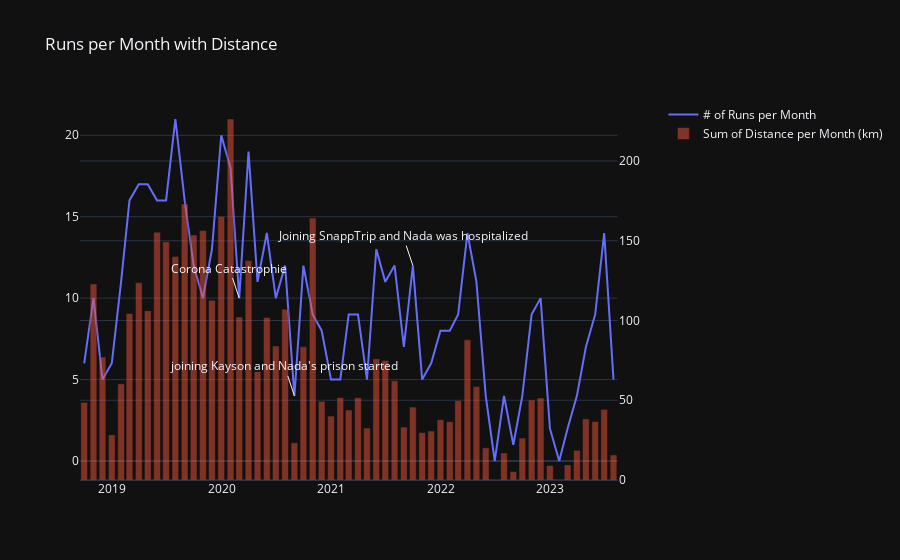

Notebook source saved alongside this figure:
### Code cell
df_runs_counts_monthly = df_runs["Activity ID"].resample(rule="M").count()
df_runs_distance_monthly = df_runs["Distance"].resample(rule="M").sum()


from plotly.subplots import make_subplots

fig = go.Figure()
fig = make_subplots(specs=[[{"secondary_y": True}]])
fig.add_trace(
    go.Scatter(
        x=df_runs_counts_monthly.index,
        y=df_runs_counts_monthly.values,
        name="# of Runs per Month",
    ),
    secondary_y=False,
)
fig.add_trace(
    go.Bar(
        x=df_runs_distance_monthly.index,
        y=df_runs_distance_monthly.values,
        name="Sum of Distance per Month (km)",
        opacity=0.5,
    ),
    secondary_y=True,
)

fig.add_annotation(
    x="2020-02-29",
    y=10,
    text="Corona Catastrophie",
    showarrow=True,
)

fig.add_annotation(
    x="2020-08-31",
    y=4,
    text="joining Kayson and Nada's prison started",
    showarrow=True,
)

fig.add_annotation(
    x="2021-09-30",
    y=12,
    text="Joining SnappTrip and Nada was hospitalized",
    showarrow=True,
)

fig.update_layout(
    title="Runs per Month with Distance", template="plotly_dark", legend=dict()
)

fig.show()

### Figure 1 — Plotly figure (JSON) as saved in the notebook; plotly's stock layout.template omitted (floating-point values rounded to 4 significant figures)
{"data": [{"name": "# of Runs per Month", "type": "scatter", "x": ["2018-09-30T00:00:00", "2018-10-31T00:00:00", "2018-11-30T00:00:00", "2018-12-31T00:00:00", "2019-01-31T00:00:00", "2019-02-28T00:00:00", "2019-03-31T00:00:00", "2019-04-30T00:00:00", "2019-05-31T00:00:00", "2019-06-30T00:00:00", "2019-07-31T00:00:00", "2019-08-31T00:00:00", "2019-09-30T00:00:00", "2019-10-31T00:00:00", "2019-11-30T00:00:00", "2019-12-31T00:00:00", "2020-01-31T00:00:00", "2020-02-29T00:00:00", "2020-03-31T00:00:00", "2020-04-30T00:00:00", "2020-05-31T00:00:00", "2020-06-30T00:00:00", "2020-07-31T00:00:00", "2020-08-31T00:00:00", "2020-09-30T00:00:00", "2020-10-31T00:00:00", "2020-11-30T00:00:00", "2020-12-31T00:00:00", "2021-01-31T00:00:00", "2021-02-28T00:00:00", "2021-03-31T00:00:00", "2021-04-30T00:00:00", "2021-05-31T00:00:00", "2021-06-30T00:00:00", "2021-07-31T00:00:00", "2021-08-31T00:00:00", "2021-09-30T00:00:00", "2021-10-31T00:00:00", "2021-11-30T00:00:00", "2021-12-31T00:00:00", "2022-01-31T00:00:00", "2022-02-28T00:00:00", "2022-03-31T00:00:00", "2022-04-30T00:00:00", "2022-05-31T00:00:00", "2022-06-30T00:00:00", "2022-07-31T00:00:00", "2022-08-31T00:00:00", "2022-09-30T00:00:00", "2022-10-31T00:00:00", "2022-11-30T00:00:00", "2022-12-31T00:00:00", "2023-01-31T00:00:00", "2023-02-28T00:00:00", "2023-03-31T00:00:00", "2023-04-30T00:00:00", "2023-05-31T00:00:00", "2023-06-30T00:00:00", "2023-07-31T00:00:00"], "xaxis": "x", "y": [6, 10, 5, 6, 11, 16, 17, 17, 16, 16, 21, 16, 12, 10, 13, 20, 18, 10, 19, 11, 14, 10, 12, 4, 12, 9, 8, 5, 5, 9, 9, 5, 13, 11, 12, 7, 12, 5, 6, 8, 8, 9, 14, 11, 4, 0, 4, 1, 4, 9, 10, 2, 0, 2, 4, 7, 9, 14, 5], "yaxis": "y"}, {"name": "Sum of Distance per Month (km)", "opacity": 0.5, "type": "bar", "x": ["2018-09-30T00:00:00", "2018-10-31T00:00:00", "2018-11-30T00:00:00", "2018-12-31T00:00:00", "2019-01-31T00:00:00", "2019-02-28T00:00:00", "2019-03-31T00:00:00", "2019-04-30T00:00:00", "2019-05-31T00:00:00", "2019-06-30T00:00:00", "2019-07-31T00:00:00", "2019-08-31T00:00:00", "2019-09-30T00:00:00", "2019-10-31T00:00:00", "2019-11-30T00:00:00", "2019-12-31T00:00:00", "2020-01-31T00:00:00", "2020-02-29T00:00:00", "2020-03-31T00:00:00", "2020-04-30T00:00:00", "2020-05-31T00:00:00", "2020-06-30T00:00:00", "2020-07-31T00:00:00", "2020-08-31T00:00:00", "2020-09-30T00:00:00", "2020-10-31T00:00:00", "2020-11-30T00:00:00", "2020-12-31T00:00:00", "2021-01-31T00:00:00", "2021-02-28T00:00:00", "2021-03-31T00:00:00", "2021-04-30T00:00:00", "2021-05-31T00:00:00", "2021-06-30T00:00:00", "2021-07-31T00:00:00", "2021-08-31T00:00:00", "2021-09-30T00:00:00", "2021-10-31T00:00:00", "2021-11-30T00:00:00", "2021-12-31T00:00:00", "2022-01-31T00:00:00", "2022-02-28T00:00:00", "2022-03-31T00:00:00", "2022-04-30T00:00:00", "2022-05-31T00:00:00", "2022-06-30T00:00:00", "2022-07-31T00:00:00", "2022-08-31T00:00:00", "2022-09-30T00:00:00", "2022-10-31T00:00:00", "2022-11-30T00:00:00", "2022-12-31T00:00:00", "2023-01-31T00:00:00", "2023-02-28T00:00:00", "2023-03-31T00:00:00", "2023-04-30T00:00:00", "2023-05-31T00:00:00", "2023-06-30T00:00:00", "2023-07-31T00:00:00"], "xaxis": "x", "y": [48.65, 122.8, 77.12, 28.3, 60.31, 104.4, 123.6, 106.1, 155.4, 149.4, 140.1, 173.1, 153.6, 156.4, 112.7, 165.3, 226.3, 102.2, 137.6, 67.98, 102.0, 83.95, 107.0, 23.3, 83.48, 164.3, 49.31, 40.08, 51.7, 43.87, 51.58, 32.55, 75.99, 74.96, 62.22, 33.2, 45.75, 29.71, 30.72, 37.81, 36.61, 49.82, 87.95, 58.56, 20.17, 0, 16.96, 5.35, 26.28, 50.15, 51.43, 9.13, 0, 9.47, 18.6, 38.34, 36.69, 44.27, 15.73], "yaxis": "y2"}], "layout": {"annotations": [{"showarrow": true, "text": "Corona Catastrophie", "x": "2020-02-29", "y": 10}, {"showarrow": true, "text": "joining Kayson and Nada's prison started", "x": "2020-08-31", "y": 4}, {"showarrow": true, "text": "Joining SnappTrip and Nada was hospitalized", "x": "2021-09-30", "y": 12}], "title": {"text": "Runs per Month with Distance"}, "xaxis": {"anchor": "y", "domain": [0, 0.94]}, "yaxis": {"anchor": "x", "domain": [0, 1]}, "yaxis2": {"anchor": "x", "overlaying": "y", "side": "right"}}}
